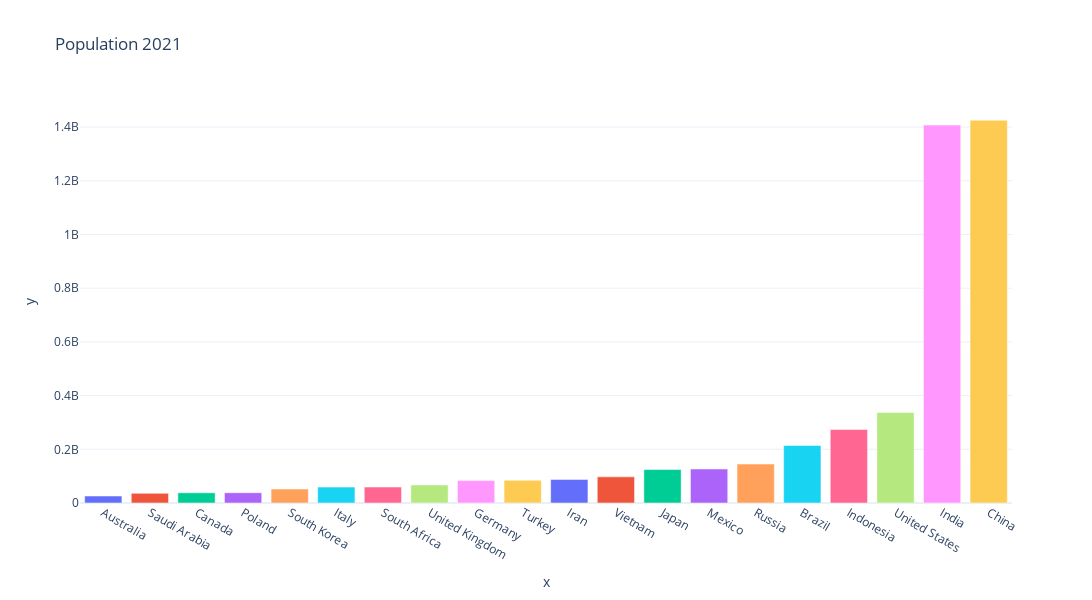

The notebook cell this image was saved under:
### Markdown cell above
## Population 2021

### Code cell
df0_Top20_2021 = df0_Top20[df0_Top20['year'] == 2021].sort_values('population')
fig = px.bar(x=df0_Top20_2021['country'],y=df0_Top20_2021['population'], color = df0_Top20_2021['country'], 
             title = "Population 2021",
             template='plotly_white', height=600, width=1200)
fig.update_layout(showlegend=False)
fig

### Figure 1 — Plotly figure (JSON) as saved in the notebook; plotly's stock layout.template omitted (floating-point values rounded to 4 significant figures)
{"data": [{"alignmentgroup": "True", "hovertemplate": "color=Australia<br>x=%{x}<br>y=%{y}<extra></extra>", "legendgroup": "Australia", "marker": {"color": "#636efa", "pattern": {"shape": ""}}, "name": "Australia", "offsetgroup": "Australia", "orientation": "v", "showlegend": true, "textposition": "auto", "type": "bar", "x": ["Australia"], "xaxis": "x", "y": [25921094], "yaxis": "y"}, {"alignmentgroup": "True", "hovertemplate": "color=Saudi Arabia<br>x=%{x}<br>y=%{y}<extra></extra>", "legendgroup": "Saudi Arabia", "marker": {"color": "#EF553B", "pattern": {"shape": ""}}, "name": "Saudi Arabia", "offsetgroup": "Saudi Arabia", "orientation": "v", "showlegend": true, "textposition": "auto", "type": "bar", "x": ["Saudi Arabia"], "xaxis": "x", "y": [35950396], "yaxis": "y"}, {"alignmentgroup": "True", "hovertemplate": "color=Canada<br>x=%{x}<br>y=%{y}<extra></extra>", "legendgroup": "Canada", "marker": {"color": "#00cc96", "pattern": {"shape": ""}}, "name": "Canada", "offsetgroup": "Canada", "orientation": "v", "showlegend": true, "textposition": "auto", "type": "bar", "x": ["Canada"], "xaxis": "x", "y": [38155012], "yaxis": "y"}, {"alignmentgroup": "True", "hovertemplate": "color=Poland<br>x=%{x}<br>y=%{y}<extra></extra>", "legendgroup": "Poland", "marker": {"color": "#ab63fa", "pattern": {"shape": ""}}, "name": "Poland", "offsetgroup": "Poland", "orientation": "v", "showlegend": true, "textposition": "auto", "type": "bar", "x": ["Poland"], "xaxis": "x", "y": [38307724], "yaxis": "y"}, {"alignmentgroup": "True", "hovertemplate": "color=South Korea<br>x=%{x}<br>y=%{y}<extra></extra>", "legendgroup": "South Korea", "marker": {"color": "#FFA15A", "pattern": {"shape": ""}}, "name": "South Korea", "offsetgroup": "South Korea", "orientation": "v", "showlegend": true, "textposition": "auto", "type": "bar", "x": ["South Korea"], "xaxis": "x", "y": [51830136], "yaxis": "y"}, {"alignmentgroup": "True", "hovertemplate": "color=Italy<br>x=%{x}<br>y=%{y}<extra></extra>", "legendgroup": "Italy", "marker": {"color": "#19d3f3", "pattern": {"shape": ""}}, "name": "Italy", "offsetgroup": "Italy", "orientation": "v", "showlegend": true, "textposition": "auto", "type": "bar", "x": ["Italy"], "xaxis": "x", "y": [59240336], "yaxis": "y"}, {"alignmentgroup": "True", "hovertemplate": "color=South Africa<br>x=%{x}<br>y=%{y}<extra></extra>", "legendgroup": "South Africa", "marker": {"color": "#FF6692", "pattern": {"shape": ""}}, "name": "South Africa", "offsetgroup": "South Africa", "orientation": "v", "showlegend": true, "textposition": "auto", "type": "bar", "x": ["South Africa"], "xaxis": "x", "y": [59392256], "yaxis": "y"}, {"alignmentgroup": "True", "hovertemplate": "color=United Kingdom<br>x=%{x}<br>y=%{y}<extra></extra>", "legendgroup": "United Kingdom", "marker": {"color": "#B6E880", "pattern": {"shape": ""}}, "name": "United Kingdom", "offsetgroup": "United Kingdom", "orientation": "v", "showlegend": true, "textposition": "auto", "type": "bar", "x": ["United Kingdom"], "xaxis": "x", "y": [67281040], "yaxis": "y"}, {"alignmentgroup": "True", "hovertemplate": "color=Germany<br>x=%{x}<br>y=%{y}<extra></extra>", "legendgroup": "Germany", "marker": {"color": "#FF97FF", "pattern": {"shape": ""}}, "name": "Germany", "offsetgroup": "Germany", "orientation": "v", "showlegend": true, "textposition": "auto", "type": "bar", "x": ["Germany"], "xaxis": "x", "y": [83408560], "yaxis": "y"}, {"alignmentgroup": "True", "hovertemplate": "color=Turkey<br>x=%{x}<br>y=%{y}<extra></extra>", "legendgroup": "Turkey", "marker": {"color": "#FECB52", "pattern": {"shape": ""}}, "name": "Turkey", "offsetgroup": "Turkey", "orientation": "v", "showlegend": true, "textposition": "auto", "type": "bar", "x": ["Turkey"], "xaxis": "x", "y": [84775408], "yaxis": "y"}, {"alignmentgroup": "True", "hovertemplate": "color=Iran<br>x=%{x}<br>y=%{y}<extra></extra>", "legendgroup": "Iran", "marker": {"color": "#636efa", "pattern": {"shape": ""}}, "name": "Iran", "offsetgroup": "Iran", "orientation": "v", "showlegend": true, "textposition": "auto", "type": "bar", "x": ["Iran"], "xaxis": "x", "y": [87923432], "yaxis": "y"}, {"alignmentgroup": "True", "hovertemplate": "color=Vietnam<br>x=%{x}<br>y=%{y}<extra></extra>", "legendgroup": "Vietnam", "marker": {"color": "#EF553B", "pattern": {"shape": ""}}, "name": "Vietnam", "offsetgroup": "Vietnam", "orientation": "v", "showlegend": true, "textposition": "auto", "type": "bar", "x": ["Vietnam"], "xaxis": "x", "y": [97468024], "yaxis": "y"}, {"alignmentgroup": "True", "hovertemplate": "color=Japan<br>x=%{x}<br>y=%{y}<extra></extra>", "legendgroup": "Japan", "marker": {"color": "#00cc96", "pattern": {"shape": ""}}, "name": "Japan", "offsetgroup": "Japan", "orientation": "v", "showlegend": true, "textposition": "auto", "type": "bar", "x": ["Japan"], "xaxis": "x", "y": [124612528], "yaxis": "y"}, {"alignmentgroup": "True", "hovertemplate": "color=Mexico<br>x=%{x}<br>y=%{y}<extra></extra>", "legendgroup": "Mexico", "marker": {"color": "#ab63fa", "pattern": {"shape": ""}}, "name": "Mexico", "offsetgroup": "Mexico", "orientation": "v", "showlegend": true, "textposition": "auto", "type": "bar", "x": ["Mexico"], "xaxis": "x", "y": [126705136], "yaxis": "y"}, {"alignmentgroup": "True", "hovertemplate": "color=Russia<br>x=%{x}<br>y=%{y}<extra></extra>", "legendgroup": "Russia", "marker": {"color": "#FFA15A", "pattern": {"shape": ""}}, "name": "Russia", "offsetgroup": "Russia", "orientation": "v", "showlegend": true, "textposition": "auto", "type": "bar", "x": ["Russia"], "xaxis": "x", "y": [145102752], "yaxis": "y"}, {"alignmentgroup": "True", "hovertemplate": "color=Brazil<br>x=%{x}<br>y=%{y}<extra></extra>", "legendgroup": "Brazil", "marker": {"color": "#19d3f3", "pattern": {"shape": ""}}, "name": "Brazil", "offsetgroup": "Brazil", "orientation": "v", "showlegend": true, "textposition": "auto", "type": "bar", "x": ["Brazil"], "xaxis": "x", "y": [214326224], "yaxis": "y"}, {"alignmentgroup": "True", "hovertemplate": "color=Indonesia<br>x=%{x}<br>y=%{y}<extra></extra>", "legendgroup": "Indonesia", "marker": {"color": "#FF6692", "pattern": {"shape": ""}}, "name": "Indonesia", "offsetgroup": "Indonesia", "orientation": "v", "showlegend": true, "textposition": "auto", "type": "bar", "x": ["Indonesia"], "xaxis": "x", "y": [273753184], "yaxis": "y"}, {"alignmentgroup": "True", "hovertemplate": "color=United States<br>x=%{x}<br>y=%{y}<extra></extra>", "legendgroup": "United States", "marker": {"color": "#B6E880", "pattern": {"shape": ""}}, "name": "United States", "offsetgroup": "United States", "orientation": "v", "showlegend": true, "textposition": "auto", "type": "bar", "x": ["United States"], "xaxis": "x", "y": [336997632], "yaxis": "y"}, {"alignmentgroup": "True", "hovertemplate": "color=India<br>x=%{x}<br>y=%{y}<extra></extra>", "legendgroup": "India", "marker": {"color": "#FF97FF", "pattern": {"shape": ""}}, "name": "India", "offsetgroup": "India", "orientation": "v", "showlegend": true, "textposition": "auto", "type": "bar", "x": ["India"], "xaxis": "x", "y": [1407563904], "yaxis": "y"}, {"alignmentgroup": "True", "hovertemplate": "color=China<br>x=%{x}<br>y=%{y}<extra></extra>", "legendgroup": "China", "marker": {"color": "#FECB52", "pattern": {"shape": ""}}, "name": "China", "offsetgroup": "China", "orientation": "v", "showlegend": true, "textposition": "auto", "type": "bar", "x": ["China"], "xaxis": "x", "y": [1425893504], "yaxis": "y"}], "layout": {"barmode": "relative", "height": 600, "legend": {"title": {"text": "color"}, "tracegroupgap": 0}, "showlegend": false, "title": {"text": "Population 2021"}, "width": 1200, "xaxis": {"anchor": "y", "domain": [0, 1], "title": {"text": "x"}}, "yaxis": {"anchor": "x", "domain": [0, 1], "title": {"text": "y"}}}}
